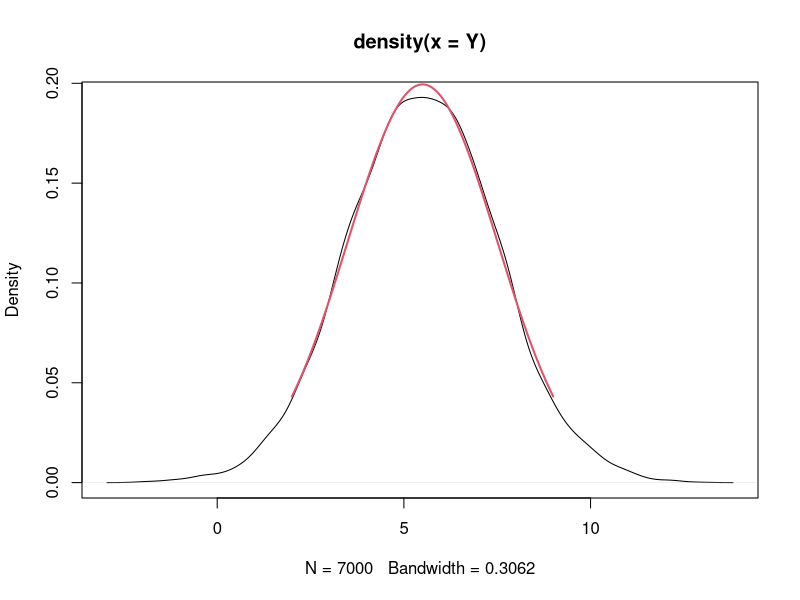
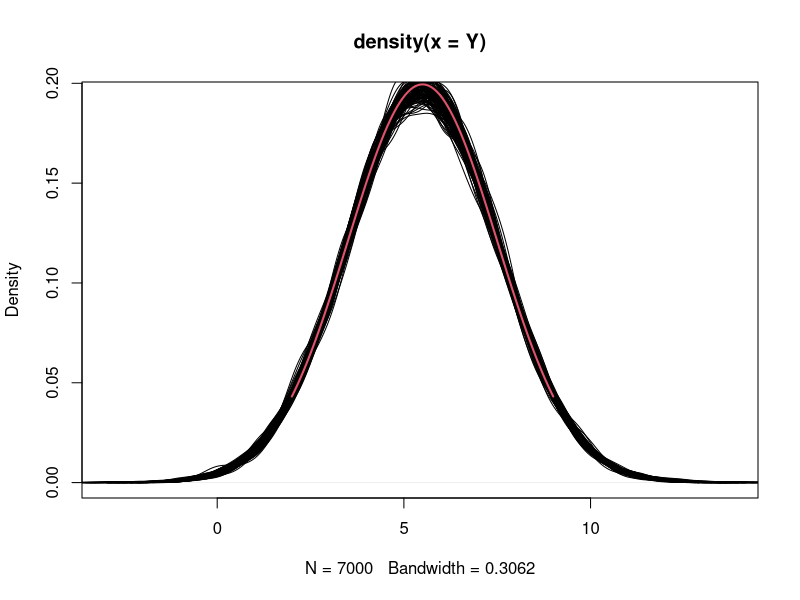
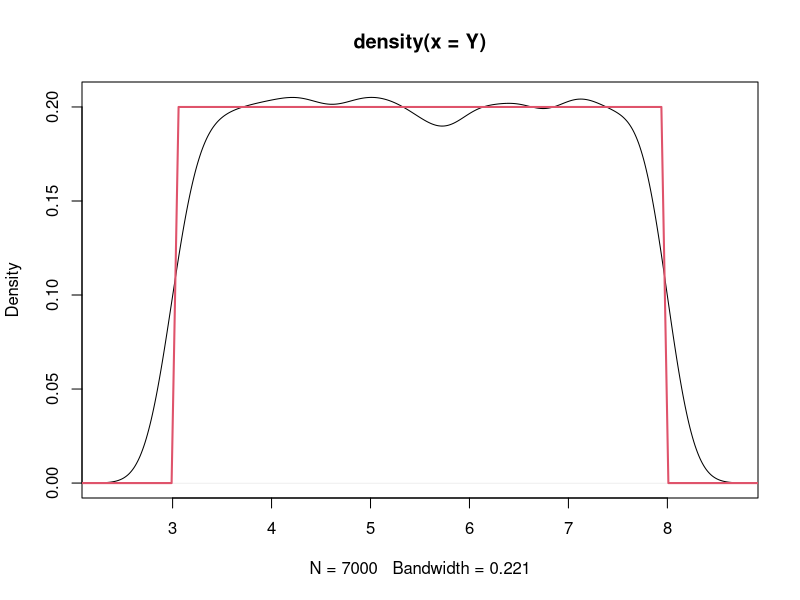
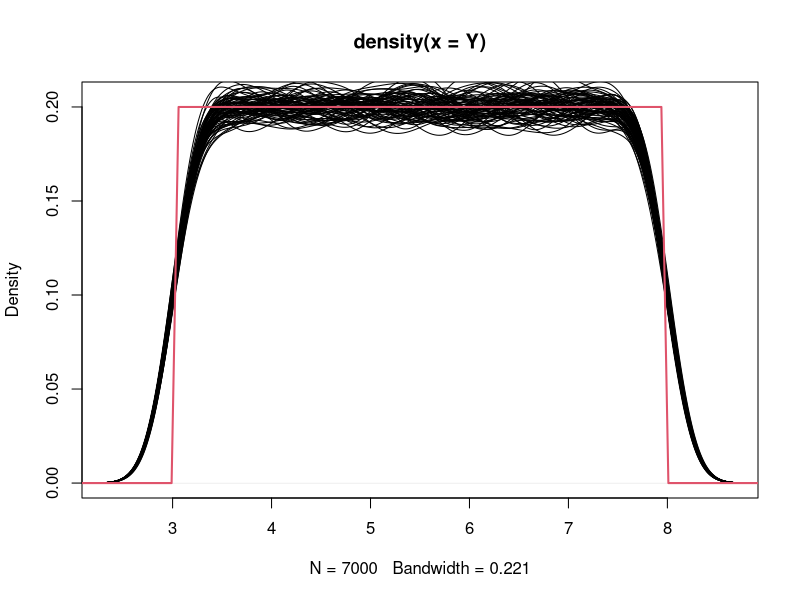
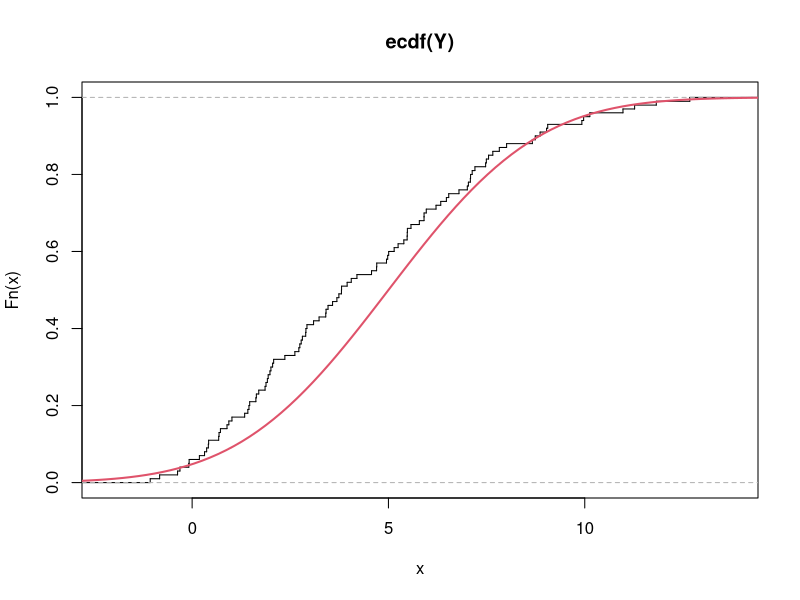
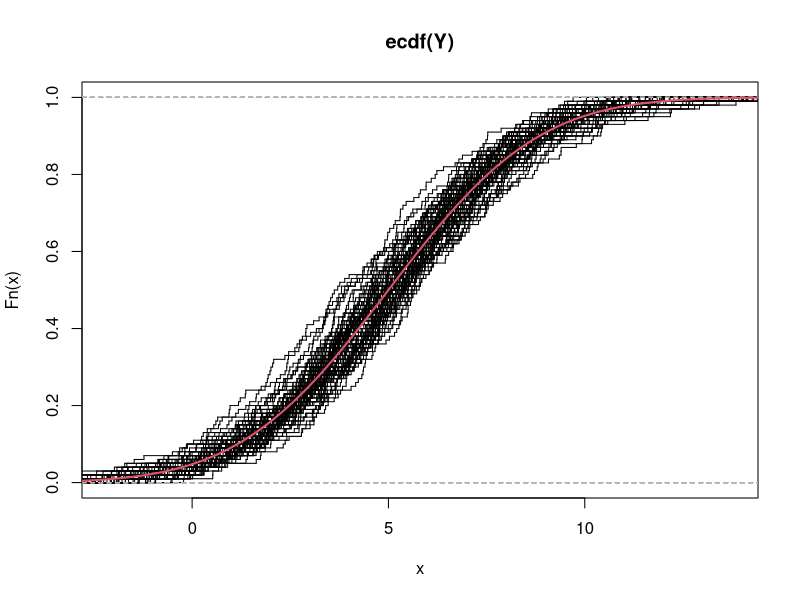
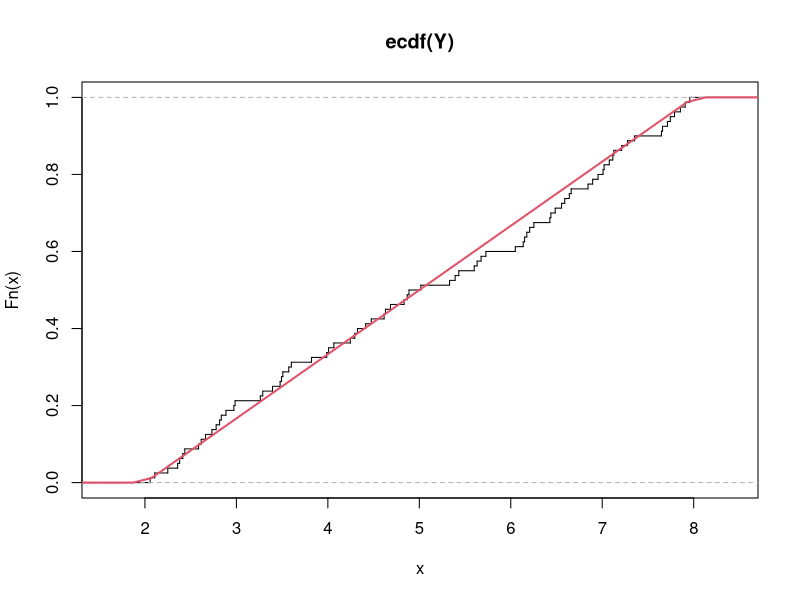
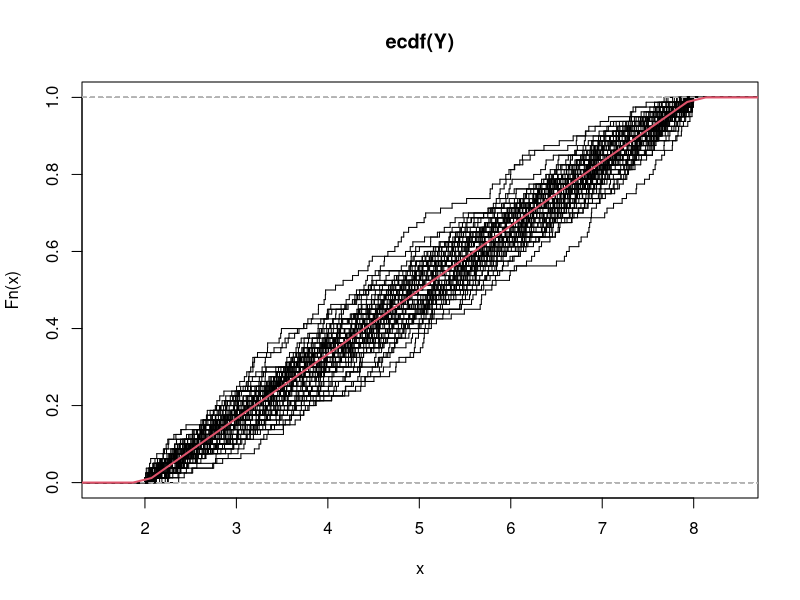

Here is the R script that generated these plots, in order:

# Veamos el funcionamiento del sesgo y la varianza a nivel funcion --------


# Kernel ------------------------------------------------------------------


# Distribución normal -----------------------------------------------------

tamano_muestral <- 7000
media <- 5.5
desv_est <- 2
iteraciones <- 100

x <- seq(2, 9, length.out = 100)

Y <- rnorm(tamano_muestral, media, desv_est)

estimador_kernel <- density(Y)

plot(estimador_kernel)
lines(x = x, y = dnorm(x, media, desv_est), col = 2, lwd = 2)



plot(estimador_kernel)
for(i in seq_len(iteraciones)){
  Y <- rnorm(tamano_muestral, media, desv_est)
  
  estimador_kernel <- density(Y)
  
  lines(estimador_kernel)
  
}
lines(x = x, y = dnorm(x, media, desv_est), col = 2, lwd = 2)




# Distribución uniforme ---------------------------------------------------
# ctrl+ shift + r para un titilo como arriba

tamano_muestral <- 7000
a <- 3
b <- 8
iteraciones <- 75

x <- seq(2, 9, length.out = 100)

Y <- runif(tamano_muestral, a, b)

estimador_kernel <- density(Y)

plot(estimador_kernel)
lines(x = x, y = dunif(x, a, b), col = 2, lwd = 2)



plot(estimador_kernel)
for(i in seq_len(iteraciones)){
  Y <- runif(tamano_muestral, a, b)
  
  estimador_kernel <- density(Y)
  
  lines(estimador_kernel)
  
}
lines(x = x, y = dunif(x, a, b), col = 2, lwd = 2)



# ECDF --------------------------------------------------------------------

# distribución normal -----------------------------------------------------


tamano_muestral <- 100
media <- 5
desv <- 3
iteraciones <- 75

x <- seq(-5, 15, length.out = 100)

Y <- rnorm(tamano_muestral, media, desv)

estimador_ecdf <- ecdf(Y)

plot(estimador_ecdf, pch = "", verticals = TRUE)
lines(x = x, y = pnorm(x, media, desv), col = 2, lwd = 2)



plot(estimador_ecdf, pch = "", verticals = TRUE)
for(i in seq_len(iteraciones)){
  Y <- rnorm(tamano_muestral, media, desv)
  
  estimador_ecdf <- ecdf(Y)
  
  lines(estimador_ecdf, pch = "", verticals = TRUE)
  
}
lines(x = x, y = pnorm(x, media, desv), col = 2, lwd = 2)



# Distribución uniforme ---------------------------------------------------

tamano_muestral <- 80
a <- 2
b <- 8
iteraciones <- 75

x <- seq(-5, 15, length.out = 100)

Y <- runif(tamano_muestral, a, b)

estimador_ecdf <- ecdf(Y)

plot(estimador_ecdf, pch = "", verticals = TRUE)
lines(x = x, y = punif(x, a, b), col = 2, lwd = 2)



plot(estimador_ecdf, pch = "", verticals = TRUE)
for(i in seq_len(iteraciones)){
  Y <- runif(tamano_muestral, a, b)
  
  estimador_ecdf <- ecdf(Y)
  
  lines(estimador_ecdf, pch = "", verticals = TRUE)
  
}
lines(x = x, y = punif(x, a, b), col = 2, lwd = 2)



# Regresión lineal --------------------------------------------------------


iteraciones <- 100
tamano_muestral <- 30
beta_0 <- 1
beta_1 <- -0.3


x <- seq(-3, 3, length.out = tamano_muestral)

genera_y <- function(x, beta_0, beta_1){
  beta_1*x + beta_0 + rnorm(length(x), 0, 0.5)
}

y <- genera_y(x, beta_0, beta_1)

modelo_lineal <- lm(y~x)

plot(x, y)
lines(x, modelo_lineal$fitted.values, type = "l")


plot(x, modelo_lineal$fitted.values, type = "l")

for(i in seq_len(iteraciones)){
  y <- genera_y(x, beta_0, beta_1)
  
  modelo_lineal <- lm(y~x)
  
  lines(x, modelo_lineal$fitted.values)
  
}
abline(beta_0, beta_1, col = 2, lwd = 2)
